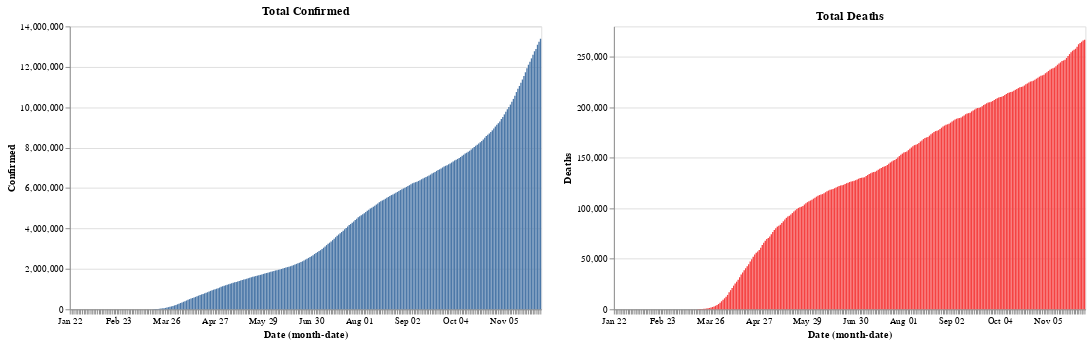

Notebook code cell kept with this figure:
### Code cell
red = alt.value("#f54242")
base.encode(y = 'Confirmed').properties(title = 'Total Confirmed') | base.encode(y = 'Deaths', color = red).properties(title = 'Total Deaths')

### Figure 1 — Vega-Lite specification as saved in the notebook (floating-point values rounded to 4 significant figures; data arrays with more than 128 entries replaced by an {"elided": "..."} marker saying what was removed)
{"config": {"view": {"continuousWidth": 400, "continuousHeight": 300}}, "hconcat": [{"mark": "bar", "encoding": {"x": {"type": "ordinal", "field": "Date", "timeUnit": "monthdate"}, "y": {"type": "quantitative", "field": "Confirmed"}}, "title": "Total Confirmed", "width": 500}, {"mark": "bar", "encoding": {"color": {"value": "#f54242"}, "x": {"type": "ordinal", "field": "Date", "timeUnit": "monthdate"}, "y": {"type": "quantitative", "field": "Deaths"}}, "title": "Total Deaths", "width": 500}], "data": {"name": "data-a756c75abe72c5a3936cc3bdc3559724"}, "$schema": "https://vega.github.io/schema/vega-lite/v4.8.1.json", "datasets": {"data-a756c75abe72c5a3936cc3bdc3559724": {"elided": "313 records"}}}
